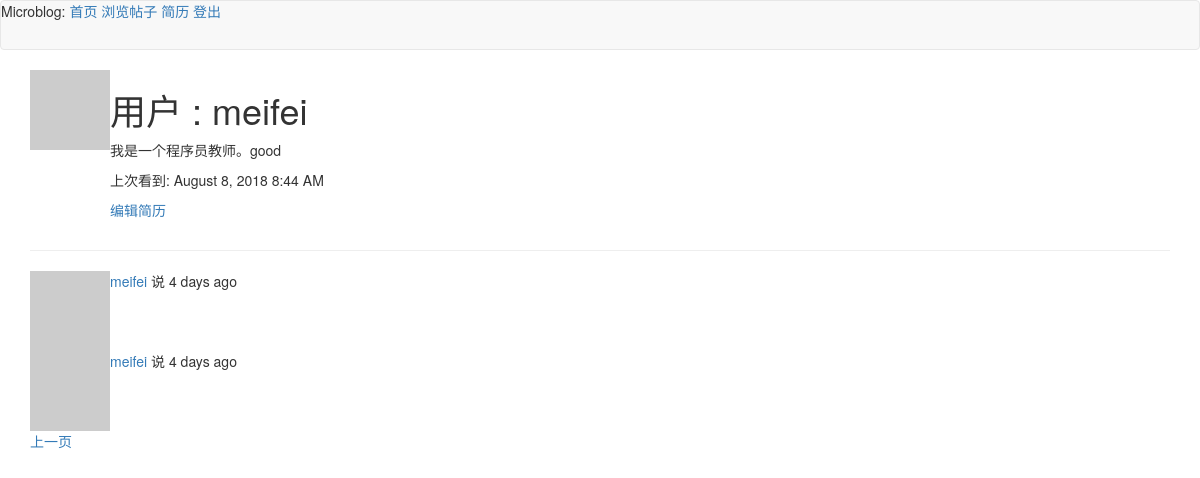
/user/meifei (signed in), run on an earlier commit of the app's database.
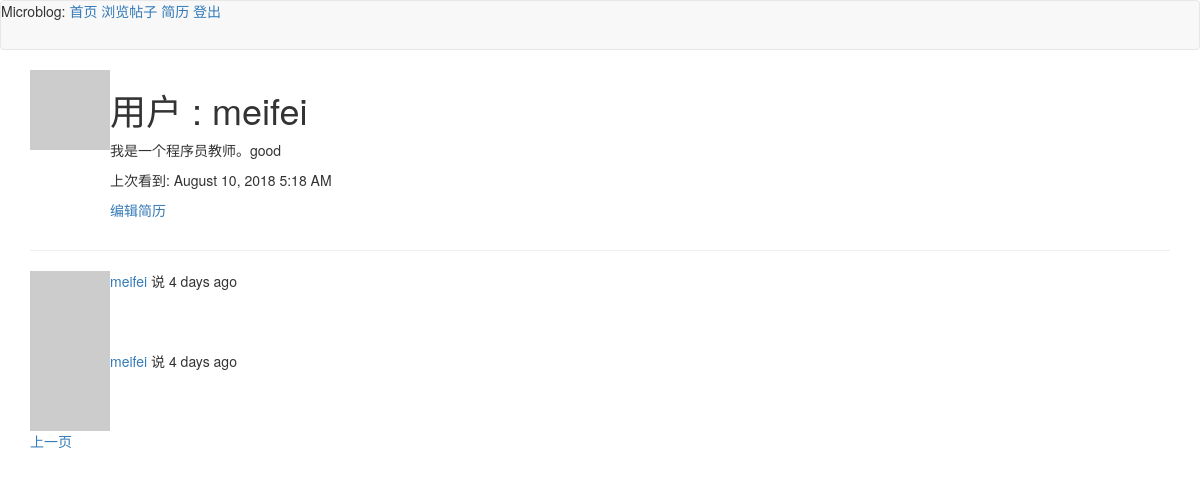
And on a later commit of the database.
### app/models.py (models this page shows, shortened)
class User(UserMixin,  db.Model):
    id = db.Column(db.Integer, primary_key=True)
    username = db.Column(db.String(64), index=True, unique=True)
    email = db.Column(db.String(120), index=True, unique=True)
    password_hash = db.Column(db.String(128))
    posts = db.relationship('Post', backref='author', lazy='dynamic')
    about_me = db.Column(db.String(140))
    last_seen = db.Column(db.DateTime, default=datetime.utcnow)
    followed = db.relationship(
        'User', secondary=followers,
        primaryjoin=(followers.c.follower_id == id),
        secondaryjoin=(followers.c.followed_id == id),
        backref=db.backref('followers', lazy='dynamic'), lazy='dynamic')
    def avatar(self, size):
        digest = md5(self.email.lower().encode('utf-8')).hexdigest()
        return 'https://www.gravatar.com/avatar/{}?d=identicon&s={}'.format(
            digest, size)

class Post(db.Model):
    id = db.Column(db.Integer, primary_key=True)
    body = db.Column(db.String(140))
    timestamp = db.Column(db.DateTime, index=True, default=datetime.utcnow)
    user_id = db.Column(db.Integer, db.ForeignKey('user.id'))

### app/routes.py (the view)
@app.route('/user/<username>')
@login_required
def user(username):
    user = User.query.filter_by(username=username).first_or_404()
    page = request.args.get('page', 1, type=int)
    posts = user.posts.order_by(Post.timestamp.desc()).paginate(
        page, app.config['POSTS_PER_PAGE'], False)
    next_url = url_for('user', username=user.username, page=posts.next_num) \
        if posts.has_next else None
    prev_url = url_for('user', username=user.username, page=posts.prev_num) \
        if posts.has_prev else None
    return render_template('user.html', user=user, posts=posts.items,
                           next_url=next_url, prev_url=prev_url)
    return render_template('user.html', user=user, posts=posts)

### app/models.py (called while the page is built)
@login.user_loader
def load_user(id):
    return User.query.get(int(id))

### app/routes.py (called while the page is built)
@app.before_request
def before_request():
    if current_user.is_authenticated:
        current_user.last_seen = datetime.utcnow()
        db.session.commit()

### app/templates/user.html (shortened to what this page needs)
{% extends "base.html" %}
{% block app_content %}
    <table>
        <tr valign="top">
            <td><img src="{{ user.avatar(128) }}"></td>
            <td>
                <h1>{{_('用户')}} : {{ user.username }}</h1>
                {% if user.about_me %}<p>{{ user.about_me }}</p>{% endif %}
                {% if user.last_seen %}<p>{{ _('上次看到:') }} {{ moment(user.last_seen).format('LLL') }}</p>{% endif %}
                {% if user == current_user %}
                <p><a href="{{ url_for('edit_profile') }}">{{ _('编辑简历') }}</a></p>
                {% elif not current_user.is_following(user) %}
                <p><a href="{{ url_for('follow', username=user.username) }}">{{ _('跟随') }}</a></p>
                {% else %}
                <p><a href="{{ url_for('unfollow', username=user.username) }}">{{ _('解除跟随') }}</a></p>
                {% endif %}
            </td>
        </tr>
    </table>
    <hr>
    {% for post in posts %}
    {% include '_post.html' %}
    {% endfor %}
    {% if next_url %}
    <a href="{{ next_url }}">{{ _('上一页') }}</a>
    {% endif %}
{% endblock %}

### app/templates/base.html (shortened to what this page needs)
{% extends 'bootstrap/base.html' %}
{% block navbar %}
    <nav class="navbar navbar-default">
        <div>Microblog:
            <a href="{{ url_for('index') }}">{{ _('首页') }}</a>
            {% if current_user.is_annoymous %}
            <a href="{{ url_for('login') }}">{{ _('登录') }}</a>
            {% else %}
            <a href="{{ url_for('explore') }}">{{ _('浏览帖子') }}</a>
            <a href="{{ url_for('user', username=current_user.username) }}">{{ _('简历') }}</a>
            <a href="{{ url_for('logout') }}">{{ _('登出') }}</a>
            {% endif %}
        </div>
    </nav>
{% endblock %}
{% block content %}
    <div class="container">
        {% block app_content %}{% endblock %}
    </div>
{% endblock %}

### app/templates/_post.html (shortened to what this page needs)
<table>
    <tr valign="top">
        <td><img src="{{ post.author.avatar(36) }}"></td>
        <td>
            {{ _('%(username)s 说 %(when)s', username=user_link, when=moment(post.timestamp).fromNow()) }}
        </td>
    </tr>
</table>

What changed in the data, as far as the page shows it:
changed User "meifei": last_seen "August 8, 2018 8:44 AM" → "August 10, 2018 5:18 AM"
